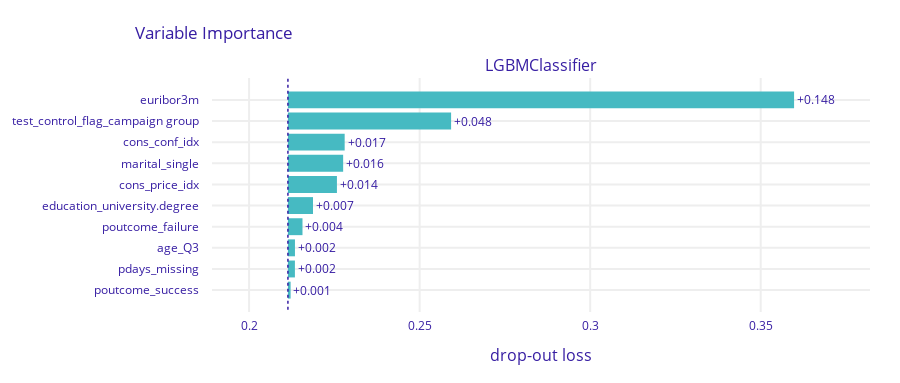

The notebook cell saved with this chart:
### Code cell
lgb_exp.model_parts().plot()

### Figure 1 — Plotly figure (JSON) as saved in the notebook; plotly's stock layout.template omitted (floating-point values rounded to 4 significant figures)
{"data": [{"base": 0.2114, "hoverinfo": "text", "hoverlabel": {"bgcolor": "rgba(0,0,0,0.8)"}, "hovertext": ["Model: LGBMClassifier loss after<br>variable: euribor3m is permuted: 0.36<br>Drop-out loss change: +0.148", "Model: LGBMClassifier loss after<br>variable: test_control_flag_campaign group is permuted: 0.259<br>Drop-out loss change: +0.048", "Model: LGBMClassifier loss after<br>variable: cons_conf_idx is permuted: 0.228<br>Drop-out loss change: +0.017", "Model: LGBMClassifier loss after<br>variable: marital_single is permuted: 0.228<br>Drop-out loss change: +0.016", "Model: LGBMClassifier loss after<br>variable: cons_price_idx is permuted: 0.226<br>Drop-out loss change: +0.014", "Model: LGBMClassifier loss after<br>variable: education_university.degree is permuted: 0.219<br>Drop-out loss change: +0.007", "Model: LGBMClassifier loss after<br>variable: poutcome_failure is permuted: 0.216<br>Drop-out loss change: +0.004", "Model: LGBMClassifier loss after<br>variable: age_Q3 is permuted: 0.213<br>Drop-out loss change: +0.002", "Model: LGBMClassifier loss after<br>variable: pdays_missing is permuted: 0.213<br>Drop-out loss change: +0.002", "Model: LGBMClassifier loss after<br>variable: poutcome_success is permuted: 0.212<br>Drop-out loss change: +0.001"], "marker": {"color": "#46bac2"}, "orientation": "h", "showlegend": false, "text": ["+0.148", "+0.048", "+0.017", "+0.016", "+0.014", "+0.007", "+0.004", "+0.002", "+0.002", "+0.001"], "textposition": "outside", "type": "bar", "x": [0.1484, 0.04784, 0.01664, 0.01619, 0.01437, 0.007347, 0.00427, 0.002062, 0.002049, 0.0007847], "xaxis": "x", "y": ["euribor3m", "test_control_flag_campaign group", "cons_conf_idx", "marital_single", "cons_price_idx", "education_university.degree", "poutcome_failure", "age_Q3", "pdays_missing", "poutcome_success"], "yaxis": "y"}], "layout": {"annotations": [{"font": {"size": 16}, "showarrow": false, "text": "LGBMClassifier", "x": 0.5, "xanchor": "center", "xref": "paper", "y": 1, "yanchor": "bottom", "yref": "paper"}, {"font": {"size": 16}, "showarrow": false, "text": "drop-out loss", "x": 0.5, "xanchor": "center", "xref": "paper", "y": 0, "yanchor": "top", "yref": "paper", "yshift": -30}], "font": {"color": "#371ea3"}, "height": 383, "margin": {"b": 71, "r": 30, "t": 78}, "shapes": [{"line": {"color": "#371ea3", "dash": "dot", "width": 1.5}, "type": "line", "x0": 0.2114, "x1": 0.2114, "xref": "x", "y0": -1, "y1": 10, "yref": "y"}], "title": {"text": "Variable Importance", "x": 0.15}, "xaxis": {"anchor": "y", "automargin": true, "domain": [0, 1], "fixedrange": true, "gridwidth": 2, "range": [0.1891, 0.382], "tickcolor": "white", "ticklen": 3, "ticks": "outside", "type": "linear", "zeroline": false}, "yaxis": {"anchor": "x", "automargin": true, "autorange": "reversed", "domain": [0, 1], "fixedrange": true, "gridwidth": 2, "tickcolor": "white", "ticklen": 10, "ticks": "outside", "type": "category"}}}
